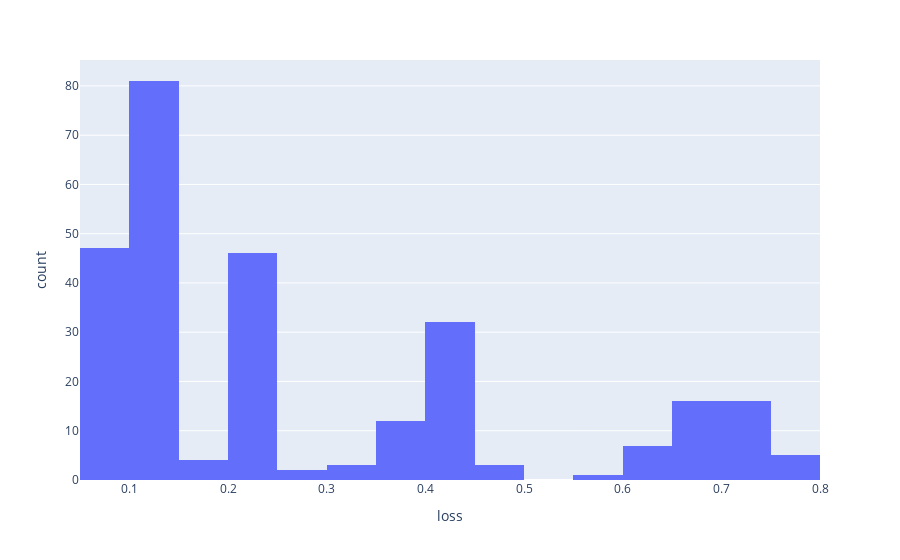

Write notebook code for a chart like this one.
### Code cell
px.histogram(run_data,x='loss',labels=["speed", "angel", "radius"]).show()

### Figure 1 — Plotly figure (JSON) as saved in the notebook; plotly's stock layout.template omitted (floating-point values rounded to 4 significant figures; data arrays with more than 128 entries replaced by an {"elided": "..."} marker saying what was removed)
{"data": [{"alignmentgroup": "True", "bingroup": "x", "hovertemplate": "loss=%{x}<br>count=%{y}<extra></extra>", "legendgroup": "", "marker": {"color": "#636efa", "pattern": {"shape": ""}}, "name": "", "offsetgroup": "", "orientation": "v", "showlegend": false, "type": "histogram", "x": {"elided": "275 float values"}, "xaxis": "x", "yaxis": "y"}], "layout": {"barmode": "relative", "legend": {"tracegroupgap": 0}, "margin": {"t": 60}, "xaxis": {"anchor": "y", "domain": [0, 1], "title": {"text": "loss"}}, "yaxis": {"anchor": "x", "domain": [0, 1], "title": {"text": "count"}}}}
